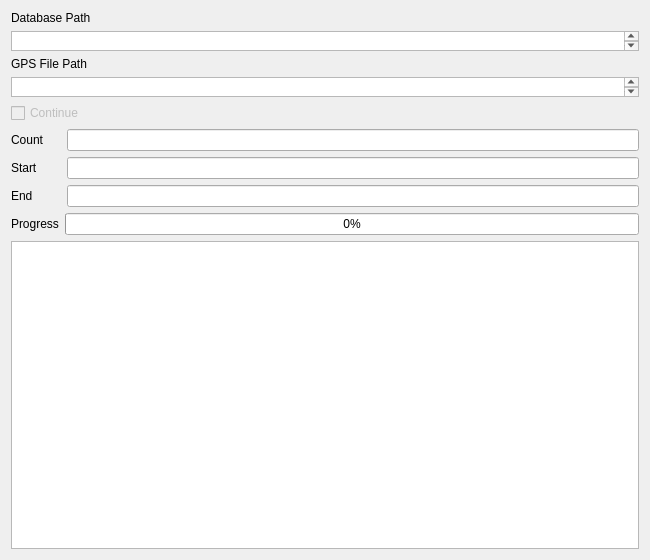
<?xml version="1.0" encoding="UTF-8"?>
<ui version="4.0">
 <class>XODRTablesUpdateWnd</class>
 <widget class="QWidget" name="XODRTablesUpdateWnd">
  <property name="geometry">
   <rect>
    <x>0</x>
    <y>0</y>
    <width>650</width>
    <height>560</height>
   </rect>
  </property>
  <property name="windowTitle">
   <string>Update XODR</string>
  </property>
  <layout class="QVBoxLayout" name="verticalLayout_2">
   <item>
    <layout class="QVBoxLayout" name="verticalLayout_3">
     <property name="sizeConstraint">
      <enum>QLayout::SetDefaultConstraint</enum>
     </property>
     <item>
      <widget class="QLabel" name="label_2">
       <property name="text">
        <string>Database Path</string>
       </property>
      </widget>
     </item>
     <item>
      <widget class="QTextEdit" name="dbPathEdt">
       <property name="sizePolicy">
        <sizepolicy hsizetype="Expanding" vsizetype="Fixed">
         <horstretch>0</horstretch>
         <verstretch>0</verstretch>
        </sizepolicy>
       </property>
       <property name="maximumSize">
        <size>
         <width>16777215</width>
         <height>20</height>
        </size>
       </property>
       <property name="readOnly">
        <bool>true</bool>
       </property>
      </widget>
     </item>
    </layout>
   </item>
   <item>
    <layout class="QVBoxLayout" name="verticalLayout">
     <item>
      <widget class="QLabel" name="label">
       <property name="sizePolicy">
        <sizepolicy hsizetype="Preferred" vsizetype="Preferred">
         <horstretch>0</horstretch>
         <verstretch>0</verstretch>
        </sizepolicy>
       </property>
       <property name="text">
        <string>GPS File Path</string>
       </property>
      </widget>
     </item>
     <item>
      <widget class="QTextEdit" name="gpsPathEdt">
       <property name="sizePolicy">
        <sizepolicy hsizetype="Expanding" vsizetype="Fixed">
         <horstretch>0</horstretch>
         <verstretch>0</verstretch>
        </sizepolicy>
       </property>
       <property name="maximumSize">
        <size>
         <width>16777215</width>
         <height>20</height>
        </size>
       </property>
       <property name="readOnly">
        <bool>true</bool>
       </property>
      </widget>
     </item>
    </layout>
   </item>
   <item>
    <layout class="QHBoxLayout" name="horizontalLayout">
     <item>
      <widget class="QCheckBox" name="continueChkBox">
       <property name="enabled">
        <bool>false</bool>
       </property>
       <property name="text">
        <string>Continue</string>
       </property>
       <property name="checkable">
        <bool>true</bool>
       </property>
      </widget>
     </item>
    </layout>
   </item>
   <item>
    <layout class="QHBoxLayout" name="horizontalLayout_2">
     <item>
      <widget class="QLabel" name="label_3">
       <property name="sizePolicy">
        <sizepolicy hsizetype="Fixed" vsizetype="Preferred">
         <horstretch>0</horstretch>
         <verstretch>0</verstretch>
        </sizepolicy>
       </property>
       <property name="minimumSize">
        <size>
         <width>50</width>
         <height>0</height>
        </size>
       </property>
       <property name="maximumSize">
        <size>
         <width>50</width>
         <height>16777215</height>
        </size>
       </property>
       <property name="text">
        <string>Count</string>
       </property>
      </widget>
     </item>
     <item>
      <widget class="QLineEdit" name="countEdt">
       <property name="readOnly">
        <bool>true</bool>
       </property>
      </widget>
     </item>
    </layout>
   </item>
   <item>
    <layout class="QHBoxLayout" name="horizontalLayout_3">
     <item>
      <widget class="QLabel" name="label_4">
       <property name="sizePolicy">
        <sizepolicy hsizetype="Fixed" vsizetype="Preferred">
         <horstretch>0</horstretch>
         <verstretch>0</verstretch>
        </sizepolicy>
       </property>
       <property name="minimumSize">
        <size>
         <width>50</width>
         <height>0</height>
        </size>
       </property>
       <property name="maximumSize">
        <size>
         <width>50</width>
         <height>16777215</height>
        </size>
       </property>
       <property name="text">
        <string>Start</string>
       </property>
      </widget>
     </item>
     <item>
      <widget class="QLineEdit" name="startEdt">
       <property name="readOnly">
        <bool>true</bool>
       </property>
      </widget>
     </item>
    </layout>
   </item>
   <item>
    <layout class="QHBoxLayout" name="horizontalLayout_4">
     <item>
      <widget class="QLabel" name="label_5">
       <property name="sizePolicy">
        <sizepolicy hsizetype="Fixed" vsizetype="Preferred">
         <horstretch>0</horstretch>
         <verstretch>0</verstretch>
        </sizepolicy>
       </property>
       <property name="minimumSize">
        <size>
         <width>50</width>
         <height>0</height>
        </size>
       </property>
       <property name="maximumSize">
        <size>
         <width>50</width>
         <height>16777215</height>
        </size>
       </property>
       <property name="text">
        <string>End</string>
       </property>
      </widget>
     </item>
     <item>
      <widget class="QLineEdit" name="endEdt">
       <property name="readOnly">
        <bool>true</bool>
       </property>
      </widget>
     </item>
    </layout>
   </item>
   <item>
    <layout class="QHBoxLayout" name="horizontalLayout_5">
     <item>
      <widget class="QLabel" name="label_6">
       <property name="text">
        <string>Progress</string>
       </property>
      </widget>
     </item>
     <item>
      <widget class="QProgressBar" name="progressBar">
       <property name="value">
        <number>0</number>
       </property>
      </widget>
     </item>
    </layout>
   </item>
   <item>
    <widget class="QPlainTextEdit" name="logEdt"/>
   </item>
  </layout>
 </widget>
 <resources/>
 <connections/>
</ui>
